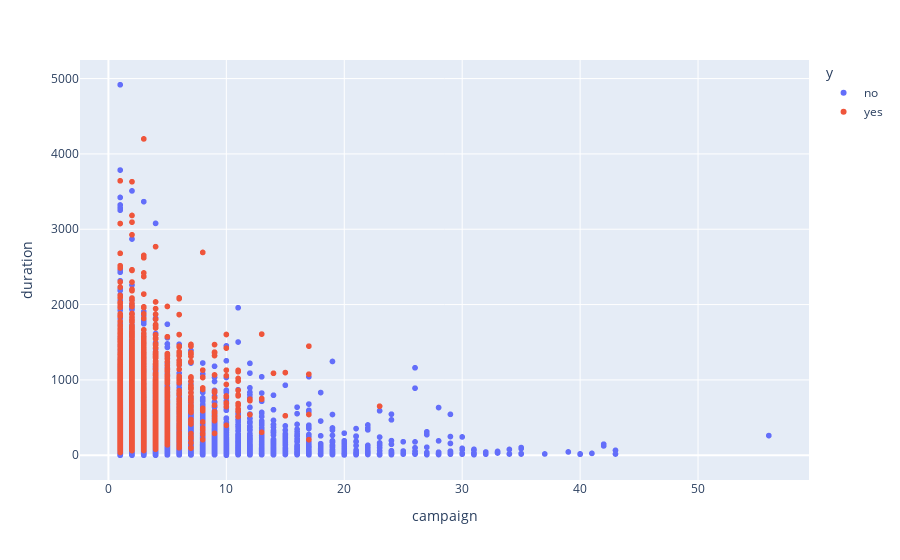

Notebook code for this chart:
### Markdown cell above
### Campaign vs Duration calls

### Code cell
fig = px.scatter(bank_copy, x="campaign", y="duration", color="y")
fig.show()

### Figure 1 — Plotly figure (JSON) as saved in the notebook; plotly's stock layout.template omitted (floating-point values rounded to 4 significant figures; data arrays with more than 128 entries replaced by an {"elided": "..."} marker saying what was removed)
{"data": [{"hovertemplate": "y=no<br>campaign=%{x}<br>duration=%{y}<extra></extra>", "legendgroup": "no", "marker": {"color": "#636efa", "symbol": "circle"}, "mode": "markers", "name": "no", "showlegend": true, "type": "scattergl", "x": {"elided": "36548 int values"}, "xaxis": "x", "y": {"elided": "36548 int values"}, "yaxis": "y"}, {"hovertemplate": "y=yes<br>campaign=%{x}<br>duration=%{y}<extra></extra>", "legendgroup": "yes", "marker": {"color": "#EF553B", "symbol": "circle"}, "mode": "markers", "name": "yes", "showlegend": true, "type": "scattergl", "x": {"elided": "4640 int values"}, "xaxis": "x", "y": {"elided": "4640 int values"}, "yaxis": "y"}], "layout": {"legend": {"title": {"text": "y"}, "tracegroupgap": 0}, "margin": {"t": 60}, "xaxis": {"anchor": "y", "domain": [0, 1], "title": {"text": "campaign"}}, "yaxis": {"anchor": "x", "domain": [0, 1], "title": {"text": "duration"}}}}
